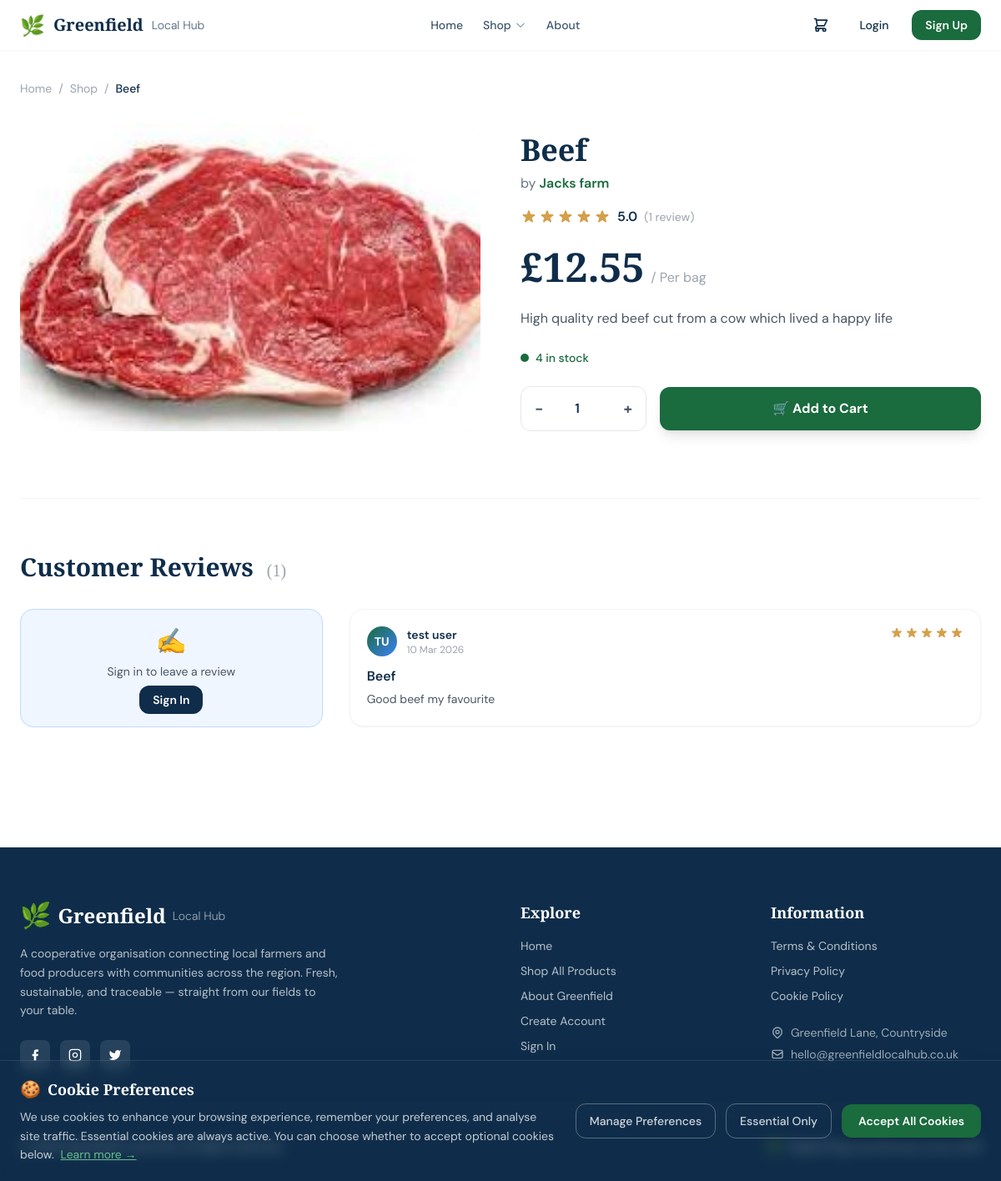
The page /shop/beef/ on the database its author committed.
### products/models.py (models this page shows, shortened)
class Product(models.Model):
    UNIT_CHOICES = [
        ('each', 'Each'),
        ('kg', 'Per kg'),
        ('g', 'Per 100g'),
        ('litre', 'Per litre'),
        ('ml', 'Per 500ml'),
        ('dozen', 'Per dozen'),
        ('bunch', 'Per bunch'),
        ('jar', 'Per jar'),
        ('bottle', 'Per bottle'),
        ('bag', 'Per bag'),
        ('box', 'Per box'),
    ]
    name = models.CharField(max_length=200)
    slug = models.SlugField(unique=True, blank=True)
    description = models.TextField()
    short_description = models.CharField(max_length=300, blank=True)
    price = models.DecimalField(max_digits=10, decimal_places=2)
    stock = models.PositiveIntegerField(default=0)
    unit = models.CharField(max_length=20, choices=UNIT_CHOICES, default='each')
    category = models.ForeignKey(Category, on_delete=models.SET_NULL, null=True, blank=True, related_name='products')
    producer = models.ForeignKey(User, on_delete=models.CASCADE, related_name='products')
    image = models.ImageField(upload_to='products/', blank=True, null=True)
    is_active = models.BooleanField(default=True)
    is_featured = models.BooleanField(default=False)
    is_organic = models.BooleanField(default=False)
    created_at = models.DateTimeField(auto_now_add=True)
    updated_at = models.DateTimeField(auto_now=True)
    @property
    def average_rating(self):
        reviews = self.reviews.filter(is_approved=True)
        if reviews.exists():
            return round(reviews.aggregate(models.Avg('rating'))['rating__avg'], 1)
        return None
    @property
    def review_count(self):
        return self.reviews.filter(is_approved=True).count()
    @property
    def in_stock(self):
        return self.stock > 0
    class Meta:
        ordering = ['-created_at']

class Review(models.Model):
    RATING_CHOICES = [(i, i) for i in range(1, 6)]
    product = models.ForeignKey(Product, on_delete=models.CASCADE, related_name='reviews')
    user = models.ForeignKey(User, on_delete=models.CASCADE)
    rating = models.PositiveSmallIntegerField(choices=RATING_CHOICES)
    title = models.CharField(max_length=200, blank=True)
    comment = models.TextField()
    is_approved = models.BooleanField(default=True)
    created_at = models.DateTimeField(auto_now_add=True)
    class Meta:
        ordering = ['-created_at']
        unique_together = ('product', 'user')

### accounts/models.py (models this page shows, shortened)
class UserProfile(models.Model):
    ROLE_CHOICES = [
        ('consumer', 'Consumer'),
        ('producer', 'Producer'),
    ]
    user = models.OneToOneField(User, on_delete=models.CASCADE, related_name='profile')
    role = models.CharField(max_length=20, choices=ROLE_CHOICES, default='consumer')
    phone = models.CharField(max_length=20, blank=True)
    address = models.TextField(blank=True)
    postcode = models.CharField(max_length=10, blank=True)
    city = models.CharField(max_length=100, blank=True)
    bio = models.TextField(blank=True, help_text='Producer farm/business description')
    farm_name = models.CharField(max_length=200, blank=True, help_text='For producers only')
    avatar = models.ImageField(upload_to='avatars/', blank=True, null=True)
    newsletter_opt_in = models.BooleanField(default=False)
    created_at = models.DateTimeField(auto_now_add=True)
    updated_at = models.DateTimeField(auto_now=True)
    accepted_terms = models.BooleanField(default=False)
    class Meta:
        verbose_name = 'User Profile'
        verbose_name_plural = 'User Profiles'

### products/views.py (the view, shortened to what this page needs)
# urls.py: path('<slug:slug>/', views.product_detail, name='product_detail'),
def product_detail(request, slug):
    product = get_object_or_404(Product, slug=slug, is_active=True)
    reviews = product.reviews.filter(is_approved=True).select_related('user')
    related_products = Product.objects.filter(
        category=product.category, is_active=True
    ).exclude(id=product.id)[:4]
    user_review = None
    review_form = None
    context = {
        'product': product,
        'reviews': reviews,
        'related_products': related_products,
        'user_review': user_review,
        'review_form': review_form,
    }
    return render(request, 'products/product_detail.html', context)

### templates/products/product_detail.html (shortened to what this page needs)
{% extends 'base.html' %}
{% block content %}
<div class="pt-24 pb-16 bg-white">
  <div class="max-w-7xl mx-auto px-4 sm:px-6">
    <nav class="flex items-center gap-2 text-sm text-gray-400 mb-8">
      <a href="{% url 'home' %}" class="hover:text-gf-green transition">Home</a><span>/</span>
      <a href="{% url 'product_list' %}" class="hover:text-gf-green transition">Shop</a>
      <span>/</span><span class="text-gf-navy font-medium">{{ product.name }}</span>
    </nav>
    <div class="grid grid-cols-1 lg:grid-cols-2 gap-12 mb-20">
      <div class="rounded-3xl overflow-hidden bg-gradient-to-br from-green-50 to-blue-50 h-96 lg:h-auto min-h-80 flex items-center justify-center">
        {% if product.image %}
        <img src="{{ product.image.url }}" alt="{{ product.name }}" class="w-full h-full object-cover" />
        {% else %}
        <div class="text-9xl">{{ product.category.icon|default:"🌿" }}</div>
        {% endif %}
      </div>
      <div class="flex flex-col justify-center">
        <h1 class="font-display text-4xl font-bold text-gf-navy mb-2">{{ product.name }}</h1>
        {% if product.producer.profile.farm_name %}
        <p class="text-gray-500 mb-4">by <span class="font-semibold text-gf-green">{{ product.producer.profile.farm_name }}</span></p>
        {% endif %}
        {% if product.average_rating %}
        <div class="flex items-center gap-2 mb-6">
          <div class="flex gap-0.5">
            {% for i in "12345" %}
            <svg class="w-5 h-5 {% if forloop.counter <= product.average_rating %}text-gf-amber{% else %}text-gray-200{% endif %}" fill="currentColor" viewBox="0 0 20 20"><path d="M9.049 2.927c.3-.921 1.603-.921 1.902 0l1.07 3.292a1 1 0 00.95.69h3.462c.969 0 1.371 1.24.588 1.81l-2.8 2.034a1 1 0 00-.364 1.118l1.07 3.292c.3.921-.755 1.688-1.54 1.118l-2.8-2.034a1 1 0 00-1.175 0l-2.8 2.034c-.784.57-1.838-.197-1.539-1.118l1.07-3.292a1 1 0 00-.364-1.118L2.98 8.72c-.783-.57-.38-1.81.588-1.81h3.461a1 1 0 00.951-.69l1.07-3.292z"/></svg>
            {% endfor %}
          </div>
          <span class="font-semibold text-gf-navy">{{ product.average_rating }}</span>
          <span class="text-gray-400 text-sm">({{ product.review_count }} review{{ product.review_count|pluralize }})</span>
        </div>
        {% endif %}
        <div class="flex items-baseline gap-2 mb-6">
          <span class="font-display font-bold text-5xl text-gf-navy">£{{ product.price }}</span>
          <span class="text-gray-400">/ {{ product.get_unit_display }}</span>
        </div>
        <p class="text-gray-600 leading-relaxed mb-6">{{ product.description }}</p>
        <div class="flex items-center gap-2 mb-6">
          {% if product.in_stock %}
          <div class="w-2.5 h-2.5 rounded-full bg-gf-green"></div>
          <span class="text-sm font-medium text-gf-green">{{ product.stock }} in stock</span>
          {% else %}
          <div class="w-2.5 h-2.5 rounded-full bg-red-500"></div>
          <span class="text-sm font-medium text-red-500">Out of stock</span>
          {% endif %}
        </div>
        {% if product.in_stock %}
        <form method="post" action="{% url 'add_to_cart' product.id %}" class="flex gap-4 items-center">
          <div class="flex items-center border border-gray-200 rounded-xl overflow-hidden">
            <button type="button" onclick="adjustQty(-1)" class="px-4 py-3 hover:bg-gray-50 transition text-gray-600 font-bold text-lg">−</button>
            <input type="number" name="quantity" id="qty-input" value="1" min="1" max="{{ product.stock }}" class="w-16 py-3 text-center font-semibold text-gf-navy border-none focus:outline-none" />
            <button type="button" onclick="adjustQty(1)" class="px-4 py-3 hover:bg-gray-50 transition text-gray-600 font-bold text-lg">+</button>
          </div>
          <button type="submit" class="flex-1 bg-gf-green hover:bg-gf-green-600 text-white font-bold py-3.5 px-6 rounded-xl transition shadow-lg hover:-translate-y-0.5">
            🛒 Add to Cart
          </button>
        </form>
        {% else %}
        <div class="bg-red-50 border border-red-200 text-red-600 rounded-xl p-4 text-center font-medium">Currently out of stock</div>
        {% endif %}
      </div>
    </div>
    <div class="border-t border-gray-100 pt-16">
      <h2 class="font-display text-3xl font-bold text-gf-navy mb-8">Customer Reviews {% if product.review_count %}<span class="text-xl font-normal text-gray-400 ml-2">({{ product.review_count }})</span>{% endif %}</h2>
      <div class="grid grid-cols-1 lg:grid-cols-3 gap-8">
        <div>
          {% if user.is_authenticated and not user_review %}
          <div class="bg-gray-50 rounded-2xl p-6 sticky top-24">
            <h3 class="font-display font-semibold text-lg text-gf-navy mb-4">Write a Review</h3>
            <form method="post" novalidate>
              {% csrf_token %}
              <div class="mb-4"><label class="block text-sm font-semibold text-gray-700 mb-1.5">Rating *</label>{{ review_form.rating }}</div>
              <div class="mb-4"><label class="block text-sm font-semibold text-gray-700 mb-1.5">Title</label>{{ review_form.title }}</div>
              <div class="mb-4"><label class="block text-sm font-semibold text-gray-700 mb-1.5">Review *</label>{{ review_form.comment }}</div>
              <button type="submit" class="w-full py-3 bg-gf-navy text-white font-semibold rounded-xl hover:bg-gf-navy-700 transition">Submit Review</button>
            </form>
          </div>
          {% elif user_review %}
          <div class="bg-green-50 border border-green-200 rounded-2xl p-5 text-center">
            <div class="text-3xl mb-2">✅</div>
            <p class="font-semibold text-gf-green">You've reviewed this product</p>
          </div>
          {% else %}
          <div class="bg-blue-50 border border-blue-200 rounded-2xl p-5 text-center">
            <div class="text-3xl mb-2">✍️</div>
            <p class="text-sm text-gray-600 mb-3">Sign in to leave a review</p>
            <a href="{% url 'login' %}?next={{ request.path }}" class="bg-gf-navy text-white font-semibold px-4 py-2 rounded-xl text-sm hover:bg-gf-navy-700 transition">Sign In</a>
          </div>
          {% endif %}
        </div>
        <div class="lg:col-span-2 space-y-4">
          {% if reviews %}
          {% for review in reviews %}
          <div class="bg-white border border-gray-100 rounded-2xl p-5 shadow-sm">
            <div class="flex items-start justify-between mb-3">
              <div class="flex items-center gap-3">
                <div class="w-9 h-9 rounded-full bg-gradient-to-br from-gf-green to-blue-500 text-white flex items-center justify-center text-sm font-bold">
                  {{ review.user.first_name|first|upper }}{{ review.user.last_name|first|upper }}
                </div>
                <div>
                  <p class="font-semibold text-sm text-gf-navy">{{ review.user.get_full_name|default:review.user.username }}</p>
                  <p class="text-xs text-gray-400">{{ review.created_at|date:"d M Y" }}</p>
                </div>
              </div>
              <div class="flex gap-0.5">
                {% for i in "12345" %}
                <svg class="w-4 h-4 {% if forloop.counter <= review.rating %}text-gf-amber{% else %}text-gray-200{% endif %}" fill="currentColor" viewBox="0 0 20 20"><path d="M9.049 2.927c.3-.921 1.603-.921 1.902 0l1.07 3.292a1 1 0 00.95.69h3.462c.969 0 1.371 1.24.588 1.81l-2.8 2.034a1 1 0 00-.364 1.118l1.07 3.292c.3.921-.755 1.688-1.54 1.118l-2.8-2.034a1 1 0 00-1.175 0l-2.8 2.034c-.784.57-1.838-.197-1.539-1.118l1.07-3.292a1 1 0 00-.364-1.118L2.98 8.72c-.783-.57-.38-1.81.588-1.81h3.461a1 1 0 00.951-.69l1.07-3.292z"/></svg>
                {% endfor %}
              </div>
            </div>
            {% if review.title %}<p class="font-semibold text-gf-navy mb-1">{{ review.title }}</p>{% endif %}
            <p class="text-gray-600 text-sm leading-relaxed">{{ review.comment }}</p>
          </div>
          {% endfor %}
          {% else %}
          <div class="text-center py-12 bg-gray-50 rounded-2xl">
            <span class="text-4xl mb-3 block">⭐</span>
            <p class="text-gray-400">No reviews yet. Be the first!</p>
          </div>
          {% endif %}
        </div>
      </div>
    </div>
  </div>
</div>
{% endblock %}

### rows shown on the page
Product: name "Beef", image (picture), producer.profile.farm_name "Jacks farm", average_rating "5.0", review_count "1", price "12.55", unit "Per bag", description "High quality red beef cut from a cow which lived a happy life", stock "4"
Review: user.first_name|first "T", user.last_name|first "U", user.get_full_name "test user", created_at "10 Mar 2026", rating 5 (drawn), title "Beef", comment "Good beef my favourite"
